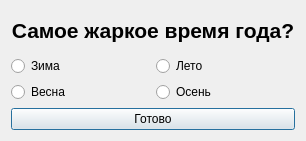
<?xml version="1.0" encoding="UTF-8"?>
<ui version="4.0">
 <class>Dialog</class>
 <widget class="QDialog" name="Dialog">
  <property name="geometry">
   <rect>
    <x>0</x>
    <y>0</y>
    <width>306</width>
    <height>141</height>
   </rect>
  </property>
  <property name="windowTitle">
   <string>Вопрос</string>
  </property>
  <layout class="QVBoxLayout" name="verticalLayout_3">
   <item>
    <widget class="QLabel" name="label">
     <property name="text">
      <string>&lt;html&gt;&lt;head/&gt;&lt;body&gt;&lt;p align=&quot;center&quot;&gt;&lt;span style=&quot; font-size:16pt; font-weight:600;&quot;&gt;Самое жаркое время года?&lt;/span&gt;&lt;/p&gt;&lt;/body&gt;&lt;/html&gt;</string>
     </property>
    </widget>
   </item>
   <item>
    <layout class="QVBoxLayout" name="verticalLayout">
     <item>
      <layout class="QGridLayout" name="gridLayout">
       <item row="0" column="0">
        <widget class="QRadioButton" name="radioButton">
         <property name="text">
          <string>Зима</string>
         </property>
        </widget>
       </item>
       <item row="0" column="1">
        <widget class="QRadioButton" name="radioButton_3">
         <property name="text">
          <string>Лето</string>
         </property>
        </widget>
       </item>
       <item row="1" column="0">
        <widget class="QRadioButton" name="radioButton_2">
         <property name="text">
          <string>Весна</string>
         </property>
        </widget>
       </item>
       <item row="1" column="1">
        <widget class="QRadioButton" name="radioButton_4">
         <property name="text">
          <string>Осень</string>
         </property>
        </widget>
       </item>
      </layout>
     </item>
     <item>
      <widget class="QPushButton" name="pushButton">
       <property name="text">
        <string>Готово</string>
       </property>
      </widget>
     </item>
    </layout>
   </item>
  </layout>
 </widget>
 <resources/>
 <connections/>
</ui>
